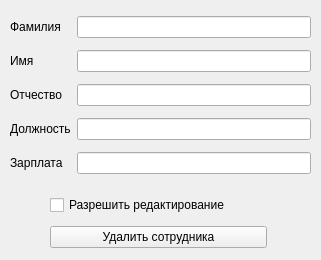
<?xml version="1.0" encoding="UTF-8"?>
<ui version="4.0">
 <class>EmployeeViewGUI</class>
 <widget class="QWidget" name="EmployeeViewGUI">
  <property name="geometry">
   <rect>
    <x>0</x>
    <y>0</y>
    <width>321</width>
    <height>260</height>
   </rect>
  </property>
  <property name="windowTitle">
   <string>Сотрудник</string>
  </property>
  <widget class="QWidget" name="fields_layoutwgt">
   <property name="geometry">
    <rect>
     <x>10</x>
     <y>10</y>
     <width>301</width>
     <height>173</height>
    </rect>
   </property>
   <layout class="QGridLayout" name="field_grlayout">
    <item row="4" column="0">
     <widget class="QLabel" name="salary_lbl">
      <property name="text">
       <string>Зарплата</string>
      </property>
     </widget>
    </item>
    <item row="2" column="1">
     <widget class="QLineEdit" name="middle_name_lnedit">
      <property name="readOnly">
       <bool>true</bool>
      </property>
     </widget>
    </item>
    <item row="1" column="0">
     <widget class="QLabel" name="name_lbl">
      <property name="text">
       <string>Имя</string>
      </property>
     </widget>
    </item>
    <item row="1" column="1">
     <widget class="QLineEdit" name="name_lnedit">
      <property name="readOnly">
       <bool>true</bool>
      </property>
     </widget>
    </item>
    <item row="3" column="1">
     <widget class="QLineEdit" name="function_lnedit">
      <property name="readOnly">
       <bool>true</bool>
      </property>
     </widget>
    </item>
    <item row="3" column="0">
     <widget class="QLabel" name="function_lbl">
      <property name="text">
       <string>Должность</string>
      </property>
     </widget>
    </item>
    <item row="0" column="0">
     <widget class="QLabel" name="surname_lbl">
      <property name="text">
       <string>Фамилия</string>
      </property>
     </widget>
    </item>
    <item row="2" column="0">
     <widget class="QLabel" name="middle_name_lbl">
      <property name="text">
       <string>Отчество</string>
      </property>
     </widget>
    </item>
    <item row="0" column="1">
     <widget class="QLineEdit" name="surname_lnedit">
      <property name="readOnly">
       <bool>true</bool>
      </property>
     </widget>
    </item>
    <item row="4" column="1">
     <widget class="QLineEdit" name="salary_lnedit"/>
    </item>
   </layout>
  </widget>
  <widget class="QWidget" name="btn_layoutwgt">
   <property name="geometry">
    <rect>
     <x>50</x>
     <y>190</y>
     <width>217</width>
     <height>65</height>
    </rect>
   </property>
   <layout class="QVBoxLayout" name="btn_vlayout">
    <item>
     <widget class="QCheckBox" name="enable_editing_chbox">
      <property name="text">
       <string>Разрешить редактирование</string>
      </property>
     </widget>
    </item>
    <item>
     <widget class="QPushButton" name="erase_employee_btn">
      <property name="text">
       <string>Удалить сотрудника</string>
      </property>
     </widget>
    </item>
   </layout>
  </widget>
 </widget>
 <resources/>
 <connections/>
</ui>
